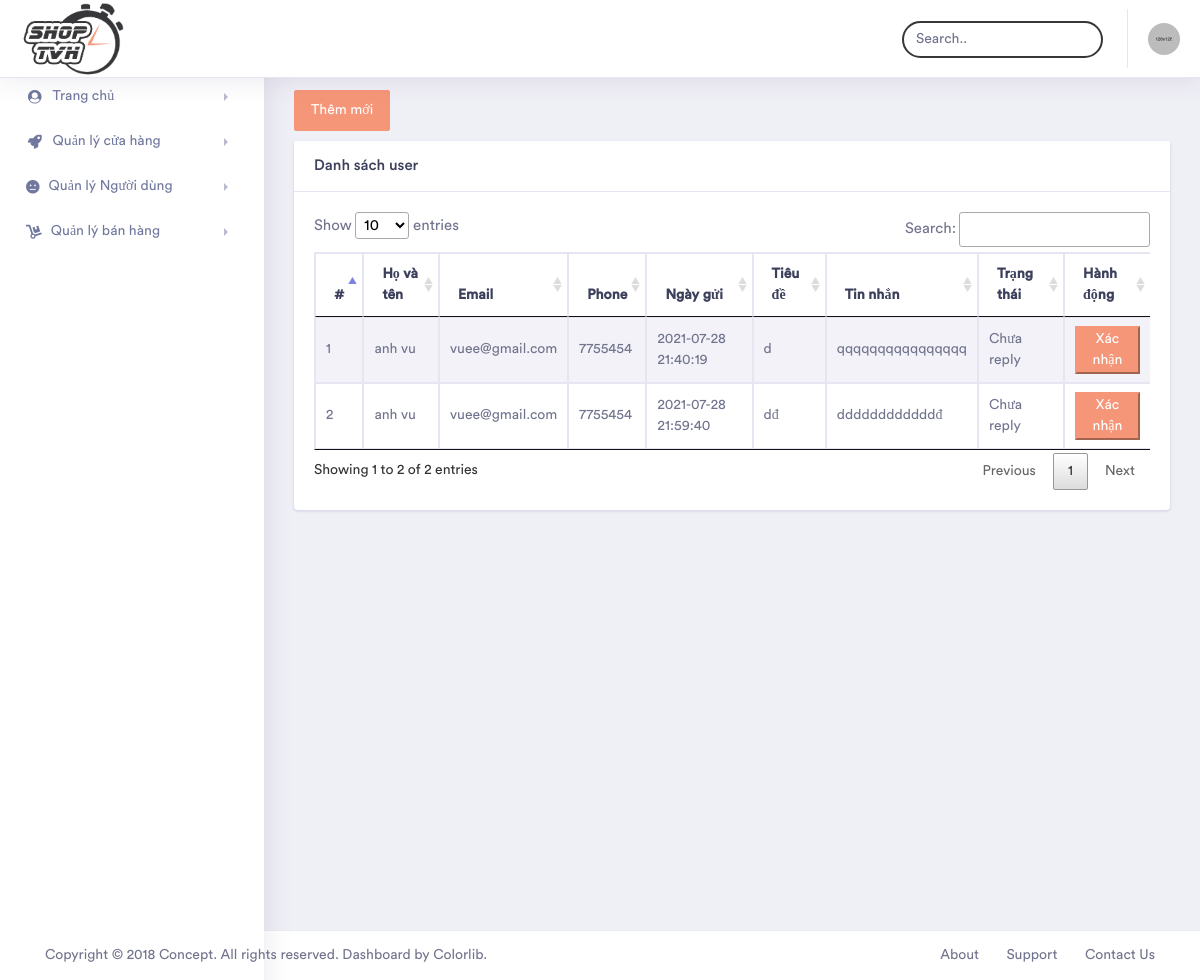
Screenshot of /admin/index.php?module=listcontact (signed in) with the database file from the repository.
### tables this page shows
CREATE TABLE `contact` (
  `ContactID` int(11) NOT NULL,
  `Fullname` varchar(50) DEFAULT NULL,
  `Phone` varchar(20) DEFAULT NULL,
  `Email` varchar(50) NOT NULL,
  `Title` varchar(50) NOT NULL,
  `Message` text NOT NULL,
  `Status` bit(1) NOT NULL,
  `DateCreate` datetime NOT NULL
);

### admin/modules/listcontact.php (the view)
<div class="container-fluid  dashboard-content">
    <div class="row">
        <div class="col-xl-12 col-lg-12 col-md-12 col-sm-12 col-12">
             <button type="button" class="btn btn-primary" style="margin-bottom: 10px;">
                <a class="" href="index.php?module=adduser" style="color: white;">Thêm mới</a>
            </button>
            <div class="card">
                <h5 class="card-header">Danh sách user</h5>
                <div class="card-body">
                    <div class="table-responsive">
                        <table id="table_id" class="table table-striped table-bordered first">
                            <thead>
                                <tr>
                                    <th>#</th>
                                    <th>Họ và tên</th>
                                    <th>Email</th>
                                    <th>Phone</th>
                                    <th>Ngày gửi</th>
                                    <th>Tiêu đề</th>
                                    <th>Tin nhắn</th>
                                    <th>Trạng thái</th>
                                    <th>Hành động</th>
                                </tr>
                            </thead>
                            <tbody>
                                <?php
                                $sqlSelect = "SELECT * FROM contact";
                                $result = mysqli_query($conn, $sqlSelect) or die("Lỗi truy vấn");
                                if (mysqli_num_rows($result) > 0) {
                                    $count = 0;
                                    while ($row = mysqli_fetch_assoc($result)) {
                                        $count++;
                                    ?>
                                    <tr>
                                        <td><?php echo $count?></td>
                                        <td><?php echo $row["Fullname"]?></td>
                                        <td><?php echo $row["Email"];?></td>
                                        <td><?php echo $row["Phone"];?></td>
                                        <td><?php echo $row["DateCreate"];?></td>
                                        <td><?php echo $row["Title"];?></td>
                                        <td><?php echo $row["Message"];?></td>
                                        <td><?php echo $row["Status"] ? "Chưa reply" : "Đã reply" ?></td>
                                        <td><button class="btn-primary">Xác nhận</button></td>
                                    </tr>
                                <?php }
                                    } ?>
                            </tbody>
                        </table>
                    </div>
                </div>
            </div>
        </div>
    </div>
</div>

### rows the page displays
contact: Fullname "anh vu", Email "vuee@gmail.com", Phone "7755454", DateCreate "2021-07-28 21:40:19", Title "d", Message "qqqqqqqqqqqqqqqq", Status "Chưa reply"
contact: Fullname "anh vu", Email "vuee@gmail.com", Phone "7755454", DateCreate "2021-07-28 21:59:40", Title "dđ", Message "ddddddddddddđ", Status "Chưa reply"
